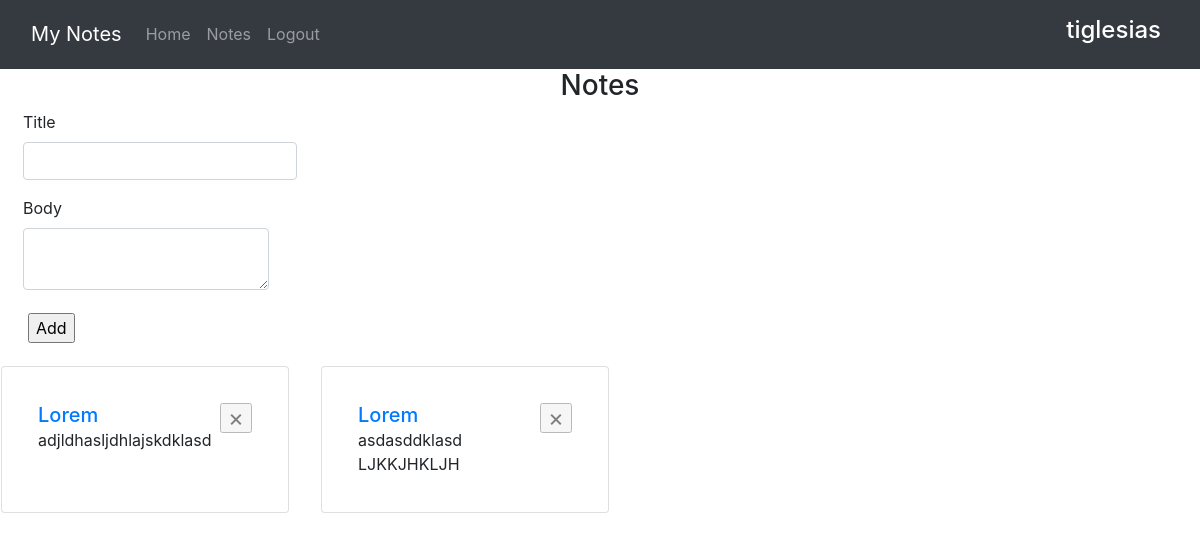
/tiglesias/Lorem (signed in), run on the app's committed database.
### website/models.py (models this page shows)
class User(db.Model, UserMixin):
    id = db.Column(db.Integer, primary_key=True, index=True)
    email = db.Column(db.String(50), unique=True)
    username = db.Column(db.String(25), unique=True)
    password = db.Column(db.String(30))
    notes = db.relationship('Note', backref='note', passive_deletes=True)

class Note(db.Model):
    id = db.Column(db.Integer, primary_key=True, index=True)
    user = db.Column(db.Integer, db.ForeignKey('user.id', ondelete="CASCADE"), nullable=False)
    title = db.Column(db.String(30))
    body = db.Column(db.Text)

### website/views.py (the view)
@views.route('/<username>/<title>')
@login_required
def title(username, title):
    if current_user.username == username:
        form = NoteForm(request.form)
        titles=get_titles()
        try:
            notes = list(db.session.query(Note).filter(Note.title==title))
            return render_template('title.html', user=current_user, titles=titles, notes=notes, template_form=form)
        except:
            return render_template('access.html', user=current_user)
    else:
        return render_template('access.html', user=current_user)

### website/models.py
class NoteForm(FlaskForm):
    title = StringField('Title', [validators.Length(min=1,max=30)])
    body = TextAreaField('Body',{validators.DataRequired()})

### website/__init__.py (called while the page is built)
def create_app():
    app = Flask(__name__)
    app.config['SECRET_KEY'] = 'SDKLJFLSKD'
    app.config['SQLALCHEMY_DATABASE_URI'] = f'sqlite:///{DB_NAME}'
    db.init_app(app)
    from .views import views
    from .auth import auth
    app.register_blueprint(views, url_prefix="/")
    app.register_blueprint(auth, url_prefix="/")
    from .models import User, Note
    if not path.exists(f'website/{DB_NAME}'):
        with app.app_context():
            db.create_all()
    login_manager = LoginManager()
    login_manager.login_view = "auth.login"
    login_manager.init_app(app)
    @login_manager.user_loader
    def load_user(id):
        return User.query.get(int(id))
    return app

### website/views.py (called while the page is built)
def get_titles():
    user_id = int(current_user.get_id())
    posts = list(db.session.query(Note).filter_by(user = user_id).group_by(Note.title).distinct())
    titles = list(map((lambda note: note.title), posts))
    return titles

### website/templates/title.html
{% extends "notes.html" %} {%block title%}Title{%endblock%}

### website/templates/notes.html (shortened to what this page needs)
{% extends "base.html" %}
{%block content %}
<h3 align="center">Notes</h3>
<div>
    <div class="form form-floating col-sm-8">
        <form action="/notes" method="POST">
            <div class="row mb-0 ml-2">
                <p>
                    {{template_form.title.label(class='form-label')}}
                    {{template_form.title(class="form-control")}}
                </p>
            </div>
            <div class="row mb-0 ml-2">
                <p>
                    {{template_form.body.label(class='form-label')}}
                    {{template_form.body(class="form-control")}}
                </p>
            </div>
            <button class="btn btn-default"><input type="submit" value=Add></button>
        </form>
    </div>
</div>
<div class="row">
    {% for note in notes%}
    <div class="card m-3 p-3" style="width: 18rem; ">
        <div class="card-body">
          <div class="">
            <h5 class="card-title d-inline"> <a  href="/{{user.username}}/{{note.title}}">{{note.title}}</a></h5>
            <form action="/{{user.username}}/delete:{{note.id|int}}" method="POST" class="d-inline close" aria-label="Close">
                <input aria-hidden="true" type="submit" value=&times; />
            </form>
          </div>
          <p class="card-text">{{note.body}}</p>
        </div>
      </div>
      {%endfor%}
</div>
{%endblock%}

### website/templates/base.html (shortened to what this page needs)
<!DOCTYPE html>
<html lang="en">
    <head>
        <link
          rel="stylesheet"
          href="https://stackpath.bootstrapcdn.com/bootstrap/4.4.1/css/bootstrap.min.css"
        />
        <link
          rel="stylesheet"
          href="https://stackpath.bootstrapcdn.com/font-awesome/4.7.0/css/font-awesome.min.css"
        />
      </head>
    <body>
      <nav class="navbar navbar-expand-lg bg-body-tertiary navbar-dark bg-dark d-flex">
        <div class="container-fluid ">
          <div class="collapse navbar-collapse" id="navbar">
            <a class="navbar-brand" href="#">My Notes</a>
            <ul class="navbar-nav me-auto mb-2 mb-lg-0">
              <li class="nav-item">
                <a class="nav-link" href="/">Home</a>
              </li>
              <li class="nav-item">
                <a class="nav-link" href="/notes">Notes</a>
              </li>
              {% if not user.is_authenticated %}
              <li class="nav-item">
                <a class="nav-link" href="/login">Login</a>
              </li>
              <li class="nav-item">
                <a class="nav-link" href="/sign-up">Sign-Up</a>
              </li>
              {%else%}
              <li class="nav-item">
                <a class="nav-link" href="/logout">Logout</a>
              </li>
              {%endif%}
            </ul>
            {%if user%}
            <div class="ml-auto p-2">
                <h4 class="text text-white"> {{user.username}} </h4>
            </div>
            {%endif%}
          </div>
        </div>
      </nav>
      <div> {% block content %} {% endblock %} </div>
    </body>
</html>

### data on the page
User: username "tiglesias"
Note: title "Lorem", body "adjldhasljdhlajskdklasd"
Note: title "Lorem", body "asdasddklasd LJKKJHKLJH"

### other printed values
{{ template_form.title.label(class='form-label') }} "Title"
{{ template_form.body.label(class='form-label') }} "Body"
